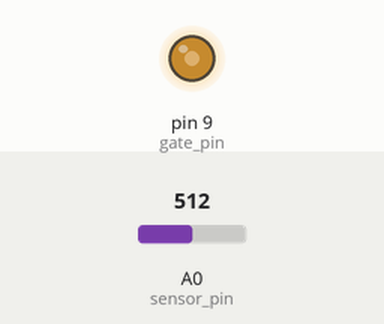
Recording of a sketch running on a simulated Arduino Uno, built with avr-gcc and run on an emulated ATmega328P. Shown: output pins drawn as LEDs (lit = HIGH). The test bench sets the inputs (shaded band); at power-on: A0 (sensor_pin) = 512.

Above: at 1.2 s.
1.3 s: A0 (sensor_pin) set to 306
At 2.0 s:
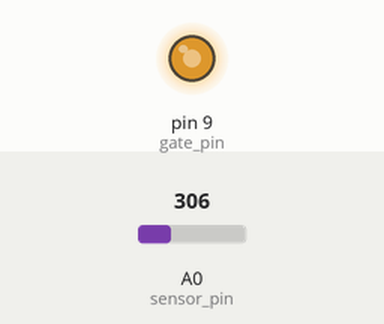
2.8 s: A0 (sensor_pin) set to 122
At 3.1 s:
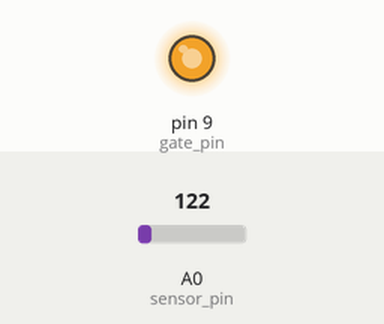
4.3 s: A0 (sensor_pin) set to 900
At 5.5 s:
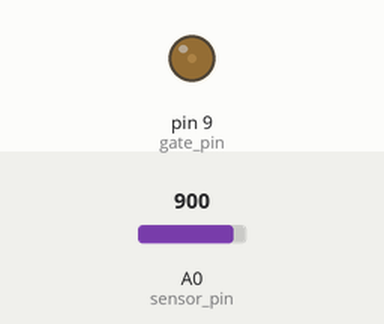
5.8 s: A0 (sensor_pin) set to 1023
At 6.6 s:
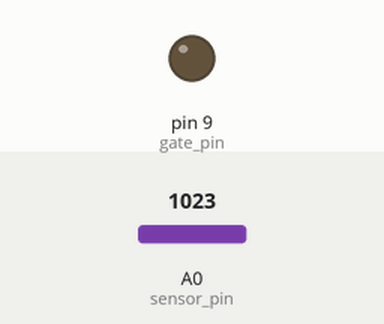
7.3 s: A0 (sensor_pin) set to 511
At 7.8 s:
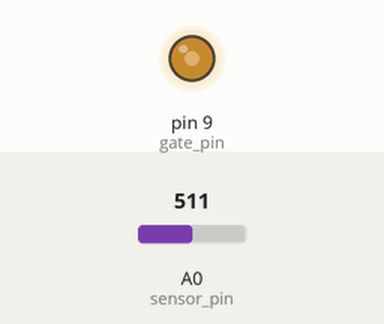
Timing chart, 0 to 9.8 s (numbered marks = the images above; inputs shaded):
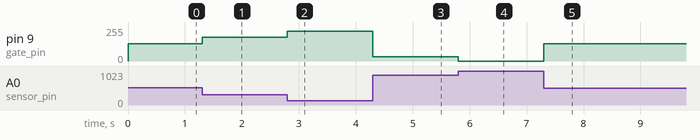

The sketch:

motorized_pinnwheel.ino
```cpp
const int sensor_pin = A0;
const int gate_pin = 9;

void setup() {
  pinMode(gate_pin, OUTPUT);

}

void loop() {
  int motorState = map(analogRead(sensor_pin), 0, 1023, 255, 0);
  analogWrite(gate_pin, motorState);

}
```

Measured:
- after the input at 1.3 s, pin 9 (gate_pin): 128/255 → 179/255 at once
- after the input at 2.8 s, pin 9 (gate_pin): 179/255 → 225/255 at once
- after the input at 4.3 s, pin 9 (gate_pin): 225/255 → 31/255 at once
- after the input at 5.8 s, pin 9 (gate_pin): 31/255 → 0/255 at once
- after the input at 7.3 s, pin 9 (gate_pin): 0/255 → 128/255 at once
